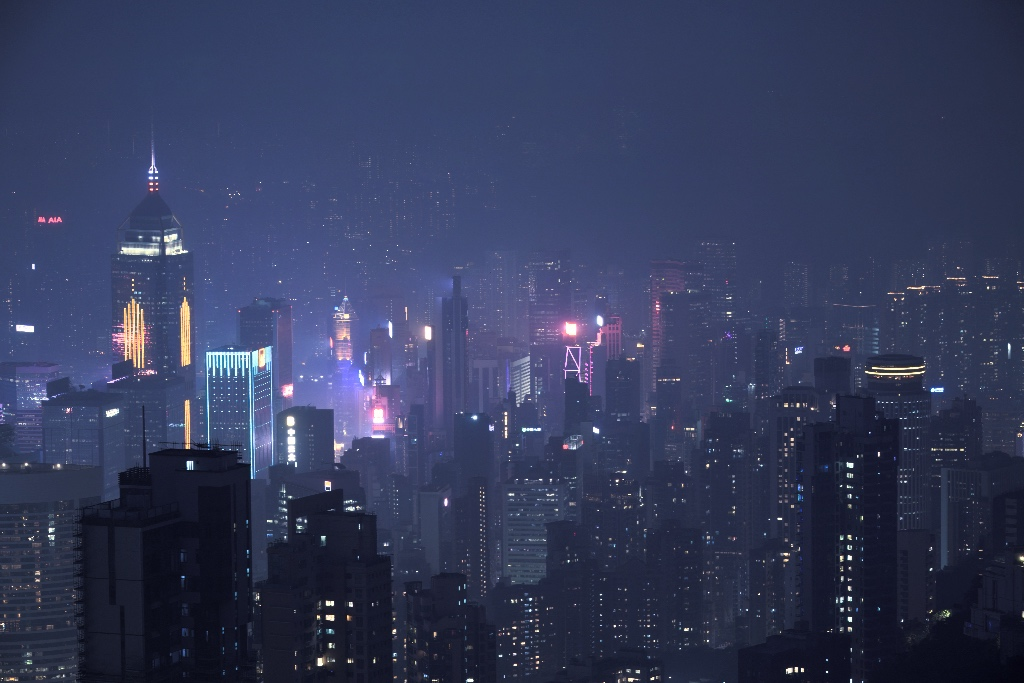
#> input picture examples/hk-original.jpg, 1024 x 683 px
$ python diffmap.py ../../examples/hk-original.jpg
#> lines starting #> are read from the running program, lines starting #| are printed output that depends on the picture
#!/usr/bin/env python3
"""Signed luma difference (render - source) over the nose/lip ROI.

Blue = render too DARK, red = render too BRIGHT, grey = faithful. The defect
should appear as a solid blue slab where the render keeps painting shadow the
source has already faded out of.
"""
import sys
import numpy as np
from PIL import Image, ImageDraw

X0, Y0, X1, Y1 = 520, 405, 610, 455
ZOOM = 10
GAIN = 4.0          # amplify the difference so a 15/255 error is visible

# the render sits 1px above my Lanczos downscale of the source (measured by
# minimising mean|d| over +-3px); without compensating, every edge shows a
# blue/red dipole that is MY registration error, not the painter's.
DY = -1

def luma(path, shift=False):
#> called with path = '../../examples/hk-original.jpg', shift = False
    im = Image.open(path).convert('RGB')
#> im is the input picture: PIL image 1024x683 RGB; mean R, G, B 53.3, 60.4, 92
    dy = DY if shift else 0
    a = np.asarray(im.crop((X0, Y0 + dy, X1, Y1 + dy)), dtype=np.float64)
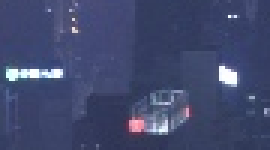
#> a: shape (50, 90, 3) float64 (shown 3 times larger); mean R, G, B 66.1, 74.1, 109.8
    return 0.2126 * a[:, :, 0] + 0.7152 * a[:, :, 1] + 0.0722 * a[:, :, 2]
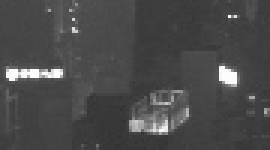
#> returned value: shape (50, 90) float64 (shown 3 times larger); min 51.03, max 254.8, mean 75

def tile(d):
    h, w = d.shape
    rgb = np.zeros((h, w, 3), dtype=np.float64)
    neg = np.clip(-d * GAIN, 0, 255)      # render darker than source
    pos = np.clip(d * GAIN, 0, 255)       # render brighter than source
    rgb[:, :, 2] = neg
    rgb[:, :, 0] = pos
    rgb[:, :, 1] = 0
    base = 40.0
    rgb = np.clip(rgb + base, 0, 255)
    im = Image.fromarray(rgb.astype(np.uint8))
    return im.resize((w * ZOOM, h * ZOOM), Image.NEAREST)

def main():
    src = luma(sys.argv[1])
    labels, paths = sys.argv[2::2], sys.argv[3::2]
    tiles = []
    for lab, p in zip(labels, paths):
        d = luma(p, shift=True) - src
        # report the worst over-dark region, excluding the jacket columns (x>=75)
        core = d[:, :70]
        print(f'{lab:22s} mean|d|={np.abs(core).mean():6.2f}  '
              f'worst-dark={core.min():7.2f}  '
              f'px over 20 too dark={(core < -20).sum():5d}')
        tiles.append((lab, tile(d)))
#> (the run stopped early here; a loop or call above may not have finished)

$ run again, on examples/loki.jpg
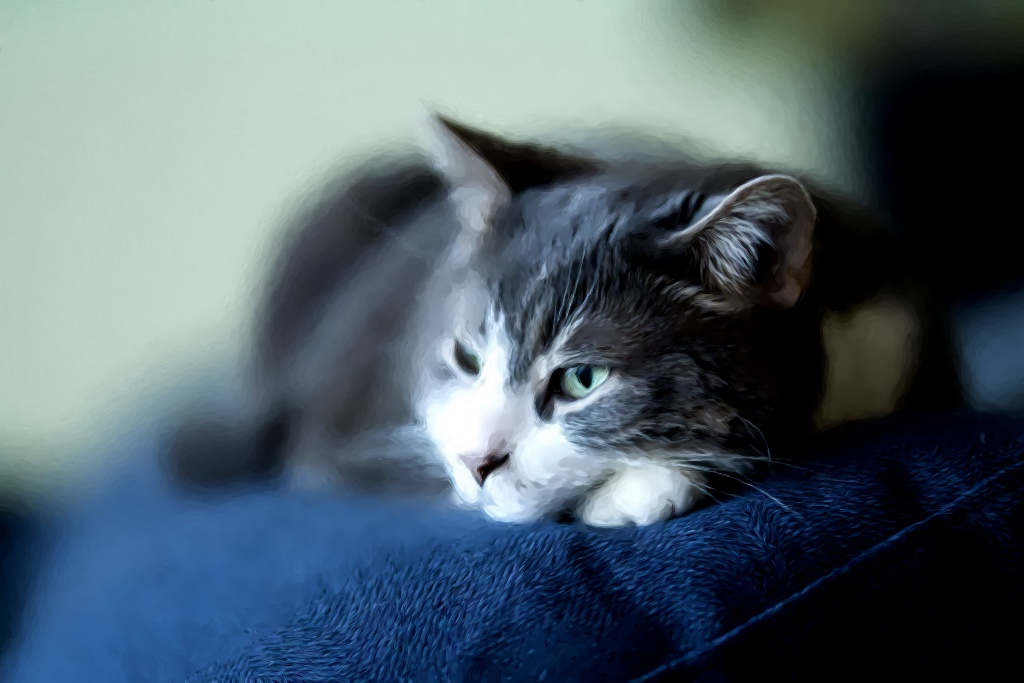
#> input picture examples/loki.jpg, 1024 x 683 px
#> in luma, im is the input picture: PIL image 1024x683 RGB; mean R, G, B 82.2, 98.9, 108.5
#> in luma, `a = np.asarray(im.crop((X0, Y0 + dy, X1, Y1 + dy)), dtype=np.float64)`:
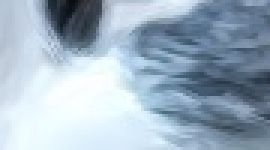
#> a: shape (50, 90, 3) float64 (shown 3 times larger); mean R, G, B 158.8, 177.1, 193.2
#> in luma, `return 0.2126 * a[:, :, 0] + 0.7152 * a[:, :, 1] + 0.0722 * a[:, :, 2]`:
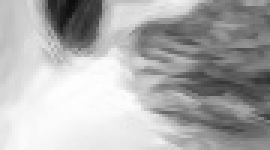
#> returned value: shape (50, 90) float64 (shown 3 times larger); min 12.72, max 254.8, mean 174.4

$ run again, on examples/phone-original.jpg
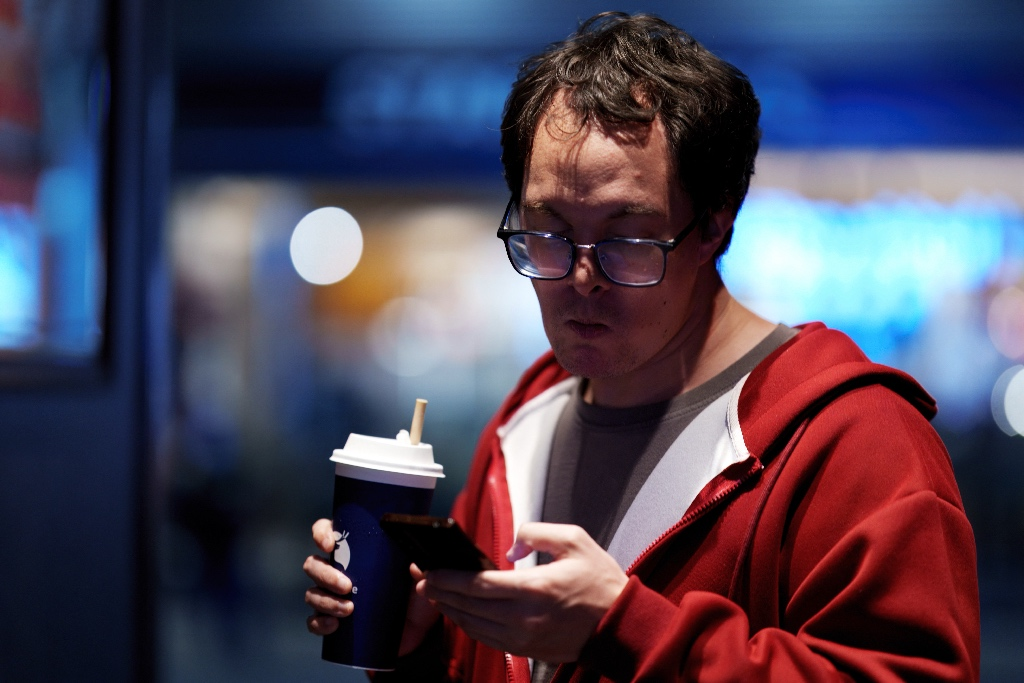
#> input picture examples/phone-original.jpg, 1024 x 683 px
#> in luma, im is the input picture: PIL image 1024x683 RGB; mean R, G, B 77.8, 69.9, 88.6
#> in luma, `a = np.asarray(im.crop((X0, Y0 + dy, X1, Y1 + dy)), dtype=np.float64)`:
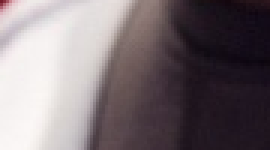
#> a: shape (50, 90, 3) float64 (shown 3 times larger); mean R, G, B 123.2, 113.1, 117.3
